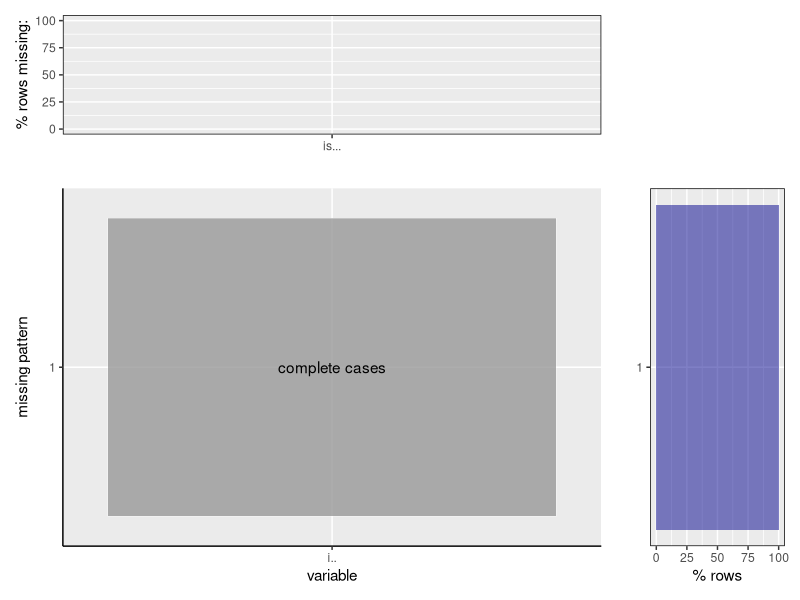

R code for this plot: (Note: this script raises an error after producing the figure.)
## ---- chunk 1
library(tidyverse)
library(patchwork)
library(reshape2)
## ---- chunk 2
# cp = 0 for counts, 1 for percents
missing_plots <- function(data, percent = FALSE) {
  
  # Get missing patterns
  missing_patterns <- data.frame(is.na(data)) %>%
    group_by_all() %>%
    count(name = "count", sort = TRUE) %>%
    ungroup()
  
 # missing_patterns
  new_missing_patterns <- as.matrix(
    missing_patterns[1:(length(missing_patterns)-1)])
  melted <- melt(new_missing_patterns)
  a <- apply(missing_patterns[1:(length(missing_patterns)-1)], 
             1, function(y)length(y[y == TRUE]))
  a_x <- which(a == 0)
  
  # missing_patterns2
  missing_patterns2 <- missing_patterns[1:(length(missing_patterns)-1)]
  
  missing_patterns2 <- missing_patterns2 %>% 
      rownames_to_column("id") %>% 
      gather(key, value, -id) %>% 
      mutate(missing = ifelse(value == 1, "yes", "no"))
  
  missing_patterns2 <- missing_patterns2 %>% 
    mutate(missing2 = ifelse(missing == "yes", 2, 1))
  
  missing_patterns3 <- missing_patterns2 %>% 
      mutate(missing2 = ifelse(id == a_x, 0, missing2))
   
  temp_x <- length(unique(missing_patterns3$key)) / 2 + 0.5
  temp_y <- nrow(missing_patterns) - a_x + 1
  
  # main plot
  main <- ggplot(missing_patterns3, aes(x = fct_reorder(key, -missing2, mean), y = fct_rev(fct_reorder(missing_patterns3$id,as.integer(missing_patterns3$id))), 
                                        fill = as.factor(missing2))) +
    geom_tile(color="white", alpha = 0.8) +
    scale_x_discrete(label=function(x) abbreviate(x, minlength = 3)) +
    scale_fill_manual(values=c("gray60","gray80","mediumpurple1")) +
    xlab("variable") +
    ylab("missing pattern") +
    annotate("text",x = temp_x, y = temp_y, label= "complete cases", fontface = 1, color="black") +
    theme(legend.position="none", axis.line = element_line(colour = "black"))

  #Plot Upper Side
  freq <- c()
  value <- unique(melted$Var2)
  
  if (length(apply(new_missing_patterns, 2, function(y) which(y == TRUE))) == 0){
    freq <- rep(0, length(value))
  } else {
    for (i in apply(new_missing_patterns, 2, function(y) which(y == TRUE))){
      sum <- 0
      for (j in i){
        sum <- sum + missing_patterns$count[j]
        
      }
      freq <- c(freq, sum)
    }
  }
  
  if (percent) {
    total = sum(missing_patterns$count)
    freq <- (freq/total)*100
    
    demo <- data.frame(value, freq)
    col <- ggplot(demo, aes(x = reorder(value, -freq), freq)) +
      geom_bar(stat = 'identity', fill = "blue", alpha = 0.6) +
      scale_x_discrete(label=function(x) abbreviate(x, minlength = 5)) +
      ylim(0, 100) +
      xlab("") +
      ylab("% rows missing:") +
      theme(panel.border = element_rect(color = "black", fill = NA, size = 0.5))
    
  } else {
    demo <- data.frame(value, freq)
    col <- ggplot(demo, aes(x = reorder(value, -freq), freq)) +
      geom_bar(stat = 'identity', fill = "blue", alpha = 0.6) +
      scale_x_discrete(label=function(x) abbreviate(x, minlength = 5)) +
      xlab("") +
      ylab("num rows missing:") +
      theme(panel.border = element_rect(color = "black", fill = NA, size = 0.5))
  }
  
  # Plot Right Side
  A_x <- length(unique((melted$Var1)))
  area.color <- replicate(A_x, "blue")
  area.color[a_x] <- "darkblue"
  
  if (percent) {
    total = sum(missing_patterns$count)
    rowy <- (missing_patterns$count/total)*100
    
    row <- ggplot(missing_patterns, aes(x = unique(melted$Var1), y = rowy)) +
      geom_bar(stat = "identity", fill = area.color, alpha = 0.5) +
      coord_flip() +
      scale_x_reverse(breaks = seq(0,A_x,1)) +
      ylim(0, 100) +
      xlab("") +
      ylab("% rows") +
      theme(panel.border = element_rect(color = "black", fill = NA, size = 0.5))
  } else {
    row <- ggplot(missing_patterns, aes(x = unique(melted$Var1), y = count)) +
      geom_bar(stat = "identity", fill = area.color, alpha = 0.5) +
      coord_flip() +
      scale_x_reverse(breaks = seq(0,A_x,1)) +
      xlab("") +
      ylab("row count") +
      theme(panel.border = element_rect(color = "black", fill = NA, size = 0.5))
  }

  final_plot <- col + plot_spacer() + main + row + plot_layout(ncol = 2, 
                                                               widths = c(4, 1),
                                                               heights = c(1, 3))
  final_plot
}
## ---- chunk 3
missing_plots(names, percent = TRUE)
missing_plots(basics, percent = TRUE)
missing_plots(crew, percent = TRUE)
missing_plots(ratings, percent = TRUE)
